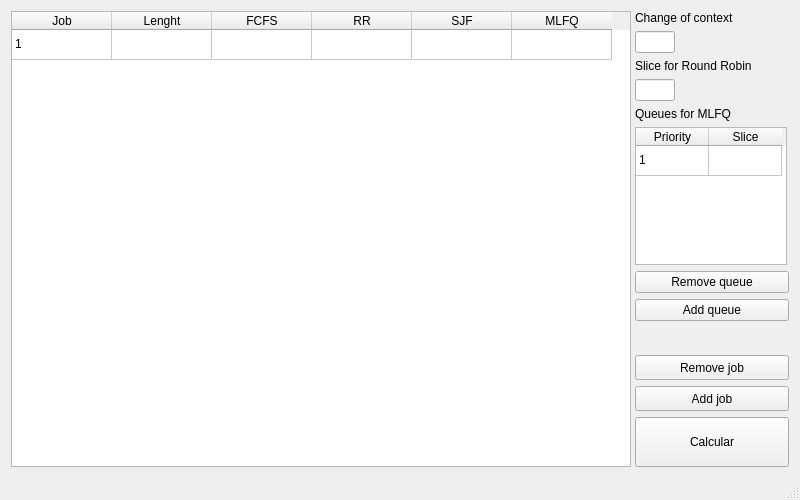
<?xml version="1.0" encoding="UTF-8"?>
<ui version="4.0">
 <class>SAClass</class>
 <widget class="QMainWindow" name="SAClass">
  <property name="geometry">
   <rect>
    <x>0</x>
    <y>0</y>
    <width>800</width>
    <height>500</height>
   </rect>
  </property>
  <property name="minimumSize">
   <size>
    <width>800</width>
    <height>500</height>
   </size>
  </property>
  <property name="windowTitle">
   <string>Scheduling Algorithms Calculator</string>
  </property>
  <widget class="QWidget" name="centralWidget">
   <layout class="QGridLayout" name="gridLayout">
    <item row="0" column="0">
     <widget class="QTableWidget" name="mainTable">
      <property name="sizePolicy">
       <sizepolicy hsizetype="Maximum" vsizetype="MinimumExpanding">
        <horstretch>0</horstretch>
        <verstretch>0</verstretch>
       </sizepolicy>
      </property>
      <property name="minimumSize">
       <size>
        <width>620</width>
        <height>0</height>
       </size>
      </property>
      <property name="autoFillBackground">
       <bool>false</bool>
      </property>
      <property name="gridStyle">
       <enum>Qt::SolidLine</enum>
      </property>
      <property name="wordWrap">
       <bool>true</bool>
      </property>
      <property name="cornerButtonEnabled">
       <bool>true</bool>
      </property>
      <attribute name="horizontalHeaderCascadingSectionResizes">
       <bool>false</bool>
      </attribute>
      <attribute name="horizontalHeaderDefaultSectionSize">
       <number>100</number>
      </attribute>
      <attribute name="horizontalHeaderStretchLastSection">
       <bool>false</bool>
      </attribute>
      <attribute name="verticalHeaderVisible">
       <bool>false</bool>
      </attribute>
      <attribute name="verticalHeaderCascadingSectionResizes">
       <bool>false</bool>
      </attribute>
      <attribute name="verticalHeaderShowSortIndicator" stdset="0">
       <bool>false</bool>
      </attribute>
      <attribute name="verticalHeaderStretchLastSection">
       <bool>false</bool>
      </attribute>
      <row>
       <property name="text">
        <string/>
       </property>
      </row>
      <column>
       <property name="text">
        <string>Job</string>
       </property>
      </column>
      <column>
       <property name="text">
        <string>Lenght</string>
       </property>
      </column>
      <column>
       <property name="text">
        <string>FCFS</string>
       </property>
      </column>
      <column>
       <property name="text">
        <string>RR</string>
       </property>
      </column>
      <column>
       <property name="text">
        <string>SJF</string>
       </property>
      </column>
      <column>
       <property name="text">
        <string>MLFQ</string>
       </property>
      </column>
      <item row="0" column="0">
       <property name="text">
        <string>1</string>
       </property>
      </item>
     </widget>
    </item>
    <item row="0" column="1">
     <layout class="QVBoxLayout" name="lay_params">
      <item>
       <layout class="QVBoxLayout" name="lay_slice">
        <item>
         <widget class="QLabel" name="lblContextChange">
          <property name="text">
           <string>Change of context</string>
          </property>
         </widget>
        </item>
        <item>
         <widget class="QLineEdit" name="txtContextChange">
          <property name="maximumSize">
           <size>
            <width>40</width>
            <height>16777215</height>
           </size>
          </property>
         </widget>
        </item>
        <item>
         <widget class="QLabel" name="lblSliceRr">
          <property name="text">
           <string>Slice for Round Robin</string>
          </property>
         </widget>
        </item>
        <item>
         <widget class="QLineEdit" name="txtSliceRr">
          <property name="maximumSize">
           <size>
            <width>40</width>
            <height>16777215</height>
           </size>
          </property>
          <property name="statusTip">
           <string/>
          </property>
         </widget>
        </item>
        <item>
         <widget class="QLabel" name="lblQueuesMlfq">
          <property name="text">
           <string>Queues for MLFQ</string>
          </property>
         </widget>
        </item>
        <item>
         <widget class="QTableWidget" name="tblQueueMlfq">
          <property name="maximumSize">
           <size>
            <width>152</width>
            <height>150</height>
           </size>
          </property>
          <attribute name="horizontalHeaderDefaultSectionSize">
           <number>73</number>
          </attribute>
          <attribute name="horizontalHeaderMinimumSectionSize">
           <number>10</number>
          </attribute>
          <attribute name="verticalHeaderVisible">
           <bool>false</bool>
          </attribute>
          <attribute name="verticalHeaderHighlightSections">
           <bool>true</bool>
          </attribute>
          <row>
           <property name="text">
            <string/>
           </property>
          </row>
          <column>
           <property name="text">
            <string>Priority</string>
           </property>
          </column>
          <column>
           <property name="text">
            <string>Slice</string>
           </property>
          </column>
          <item row="0" column="0">
           <property name="text">
            <string>1</string>
           </property>
          </item>
         </widget>
        </item>
        <item>
         <widget class="QPushButton" name="btnRemoveQueue">
          <property name="text">
           <string>Remove queue</string>
          </property>
         </widget>
        </item>
        <item>
         <widget class="QPushButton" name="btnAddQueue">
          <property name="text">
           <string>Add queue</string>
          </property>
         </widget>
        </item>
       </layout>
      </item>
      <item>
       <spacer name="verticalSpacer">
        <property name="orientation">
         <enum>Qt::Vertical</enum>
        </property>
        <property name="sizeHint" stdset="0">
         <size>
          <width>20</width>
          <height>40</height>
         </size>
        </property>
       </spacer>
      </item>
      <item>
       <widget class="QPushButton" name="btnRemoveJob">
        <property name="minimumSize">
         <size>
          <width>154</width>
          <height>25</height>
         </size>
        </property>
        <property name="text">
         <string>Remove job</string>
        </property>
       </widget>
      </item>
      <item>
       <widget class="QPushButton" name="btnAddJob">
        <property name="minimumSize">
         <size>
          <width>154</width>
          <height>25</height>
         </size>
        </property>
        <property name="text">
         <string>Add job</string>
        </property>
       </widget>
      </item>
      <item>
       <widget class="QPushButton" name="calcular">
        <property name="minimumSize">
         <size>
          <width>154</width>
          <height>50</height>
         </size>
        </property>
        <property name="text">
         <string>Calcular</string>
        </property>
       </widget>
      </item>
     </layout>
    </item>
   </layout>
  </widget>
  <widget class="QStatusBar" name="statusBar"/>
 </widget>
 <layoutdefault spacing="6" margin="11"/>
 <resources>
  <include location="sa.qrc"/>
 </resources>
 <connections>
  <connection>
   <sender>btnAddJob</sender>
   <signal>clicked()</signal>
   <receiver>SAClass</receiver>
   <slot>addJob()</slot>
   <hints>
    <hint type="sourcelabel">
     <x>57</x>
     <y>431</y>
    </hint>
    <hint type="destinationlabel">
     <x>399</x>
     <y>249</y>
    </hint>
   </hints>
  </connection>
  <connection>
   <sender>calcular</sender>
   <signal>clicked()</signal>
   <receiver>SAClass</receiver>
   <slot>calcular()</slot>
   <hints>
    <hint type="sourcelabel">
     <x>712</x>
     <y>322</y>
    </hint>
    <hint type="destinationlabel">
     <x>399</x>
     <y>249</y>
    </hint>
   </hints>
  </connection>
  <connection>
   <sender>btnAddQueue</sender>
   <signal>clicked()</signal>
   <receiver>SAClass</receiver>
   <slot>addQueue()</slot>
   <hints>
    <hint type="sourcelabel">
     <x>712</x>
     <y>314</y>
    </hint>
    <hint type="destinationlabel">
     <x>399</x>
     <y>249</y>
    </hint>
   </hints>
  </connection>
  <connection>
   <sender>btnRemoveJob</sender>
   <signal>clicked()</signal>
   <receiver>SAClass</receiver>
   <slot>removeJob()</slot>
   <hints>
    <hint type="sourcelabel">
     <x>712</x>
     <y>370</y>
    </hint>
    <hint type="destinationlabel">
     <x>399</x>
     <y>249</y>
    </hint>
   </hints>
  </connection>
  <connection>
   <sender>btnRemoveQueue</sender>
   <signal>clicked()</signal>
   <receiver>SAClass</receiver>
   <slot>removeQueue()</slot>
   <hints>
    <hint type="sourcelabel">
     <x>712</x>
     <y>275</y>
    </hint>
    <hint type="destinationlabel">
     <x>399</x>
     <y>249</y>
    </hint>
   </hints>
  </connection>
 </connections>
</ui>
